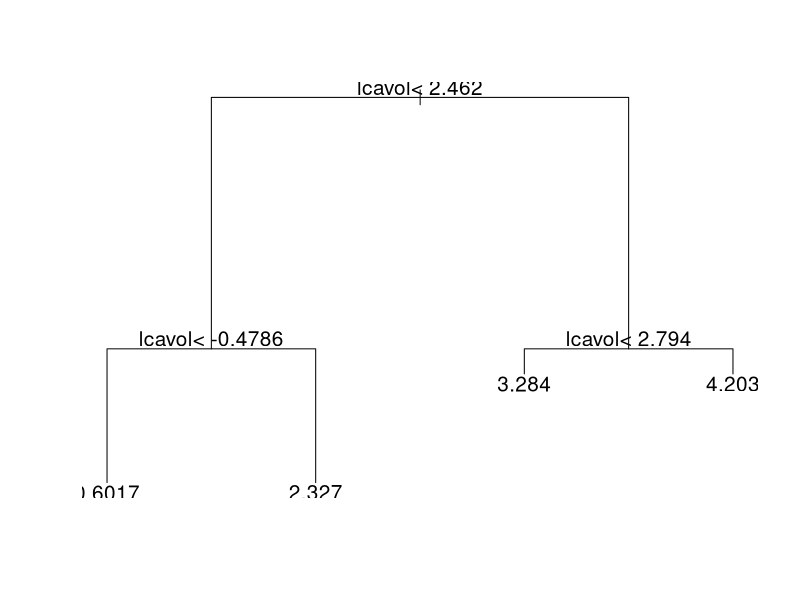

Write R code to recreate this figure. (Note: this script raises an error after producing the figure.)
########## Decision Trees ##########
require(rpart)
make_folds = function(Y, nFolds, stratified = FALSE, seed = 0){
  # K-Fold cross validation
  # Input:
  #   Y (either sample size, or vector of outputs)
  #   stratified (boolean): whether the folds should 
  #     be stratified. Requires Y to be a vector of outputs
  # Output: list of vectors of fold indices
  set.seed(seed)
  if(stratified & length(Y) == 1){
    stop('For stratified folds, Y must be a vector of outputs')
  }
  n = ifelse(length(Y) > 1, length(Y), Y)
  index = c(1:n)
  if(stratified){
    Y = factor(Y)
    classes = levels(Y)
    nClasses = length(classes)
    if(nClasses == 1){
      stop('stratified requires more than one class')
    }
    classfolds = list()
    for(class in 1:nClasses){
      classfolds[[class]] = list()
      classIndex = index[Y == classes[class]]
      n_class = sum(Y == classes[class])
      n_per_fold = floor(n_class / nFolds)
      shuffled_index = sample(classIndex)
      for(fold in c(1:(nFolds - 1))){
        classfolds[[class]][[fold]] = shuffled_index[c((1 + (fold - 1) * n_per_fold):(fold * n_per_fold))]
      }
      classfolds[[class]][[nFolds]] = shuffled_index[c(((nFolds - 1)*n_per_fold + 1):n_class)]
    }
    folds = list()
    for(fold in 1:nFolds){
      folds[[fold]] = classfolds[[1]][[fold]]
      for(class in 2:nClasses){
        folds[[fold]] = c(folds[[fold]], classfolds[[class]][[fold]])
      }
    }
  }else{
    folds = list()
    n_per_fold = floor(n / nFolds)
    shuffled_index = sample(index)
    for(fold in c(1:(nFolds - 1))){
      folds[[fold]] = shuffled_index[c((1 + (fold - 1) * n_per_fold):(fold * n_per_fold))]
    }  
    folds[[nFolds]] = shuffled_index[c(((nFolds - 1)*n_per_fold + 1):n)]
  }
  return(folds)
}

mydata = read.csv('prostate-data.csv')

# Regression Treee
# Grow decision tree
fit = rpart(lpsa ~ lcavol + lweight, data = mydata, 
            control = rpart.control(maxdepth = 2))
plot(fit)
text(fit, cex = 1.25)
fit


###
# Prune tree
###

# Set up cross-validation
n = dim(mydata)[1]
nFolds = 5
n_per_fold = floor(n / nFolds)

set.seed(0)
index = sample(c(1:n))
folds = list()
for(i in 1:(nFolds - 1)){
  folds[[i]] = index[c(((i - 1)*(n_per_fold) + 1):(i*n_per_fold))]
}
folds[[nFolds]] = index[c(((nFolds - 1)*n_per_fold + 1):n)]


# Setup cp values
cp_values = c(fit$cptable[1,1] * 1.1, (fit$cptable[c(1:17),1] + fit$cptable[c(2:18),1]) / 2)
n_cp_values = length(cp_values)

mse = matrix(0, nrow = nFolds, ncol = n_cp_values)

for(fold in 1:nFolds){
  
  # Define training / testing dataframes based on fold
  training_data = mydata[-folds[[fold]],]
  testing_data = mydata[folds[[fold]],]
  
  n_training = dim(training_data)[1]
  n_testing = dim(testing_data)[1]
  
  testingY = testing_data$lpsa
  
  tree = rpart(lpsa ~ lcavol + lweight, data = training_data, 
               control = rpart.control(cp = 0, minsplit = 9))
  
  for(i in 1:n_cp_values){
    cp = cp_values[i]
    pruned_tree = prune(tree, cp)
    yHat = predict(pruned_tree, testing_data)
    mse[fold, i] = mean((yHat - testingY)^2)
  }
}

mse = apply(mse, 2, mean)    
plot(cp_values, mse, lwd = 2)

cp = cp_values[which.min(mse)]
cp

final_tree = prune(fit, cp)
plot(final_tree)
text(final_tree)

### Classification tree ###
####
# Decision Tree for predicting chd
####

require(rpart)

mydata = read.csv('SAheart-data.csv', header=T)
mydata$chd = factor(mydata$chd)

head(mydata)

mydata0 = mydata[mydata$chd == 0,]
n0 = dim(mydata0)[1]

mydata1 = mydata[mydata$chd == 1,]
n1 = dim(mydata1)[1]

nFolds = 10
n0_per_fold = floor(n0 / nFolds)
n1_per_fold = floor(n1 / nFolds)
folds0 = list()
folds1 = list()

set.seed(0)
shuffled_index0 = sample(c(1:n0))
shuffled_index1 = sample(c(1:n1))
for(fold in c(1:(nFolds - 1))){
  folds0[[fold]] = shuffled_index0[c((1 + (fold - 1) * n0_per_fold):(fold * n0_per_fold))]
  folds1[[fold]] = shuffled_index1[c((1 + (fold - 1) * n1_per_fold):(fold * n1_per_fold))]
}  
folds0[[nFolds]] = shuffled_index0[c((1 + (nFolds - 1) * n0_per_fold):n0)]
folds1[[nFolds]] = shuffled_index1[c((1 + (nFolds - 1) * n1_per_fold):n1)]



# Build the entire tree using gini
fit = rpart(chd ~ ., data = mydata, method = 'class', 
            parms = list(split = 'gini'))
fit
plot(fit)
text(fit)

fit$cp[,1]
cp_values = c(0.011, 0.015, 0.022, 0.04, 0.08, 1.1, 1.5)
n_cp_values = length(cp_values) 

accuracy = matrix(0, nrow = nFolds, ncol = n_cp_values)

for(fold in 1:nFolds){
  
  # Define training / testing dataframes based on fold
  training_data = rbind(mydata0[-folds0[[fold]],], mydata1[-folds1[[fold]],])
  testing_data = rbind(mydata0[folds0[[fold]],], mydata1[folds1[[fold]],])
  
  n_training = dim(training_data)[1]
  n_testing = dim(testing_data)[1]
  
  testingY = testing_data$chd
  
  tree = rpart(chd ~ ., data = training_data, method = 'class', 
               parms = list(split = 'gini'))
  
  for(i in 1:n_cp_values){
    cp = cp_values[i]
    pruned_tree = prune(tree, cp)
    yHat = predict(pruned_tree, testing_data, type = 'class')
    accuracy[fold, i] = mean(yHat == testingY)
  }
}

accuracy = apply(accuracy, 2, mean)
plot(cp_values, accuracy, lwd = 2)

cp = cp_values[which.max(accuracy)]

final_fit = prune.rpart(fit, cp)
plot(final_fit)
text(final_fit)

########## support vector machines ##########
require(e1071)

# kernel = linear to make the SVM and SVC
# cost = 1e100 makes the SVC return the seperable hyperplane solution
fit = svm(y ~ x1 + x2, data=mydata, scale = FALSE, type = 'C',
          kernel = 'linear', cost = 1e100)

# fit$coefs is the value of y_i * alpha_i for all alpha_i != 0
fit$coefs
sum(fit$coefs)

# which data points are support vectors
fit$index


fit$coefs / mydata$y[fit$index]

# note that the alpha/y term is the wrong sign...
# this is because, for some reason, svm() sometimes reverses the sign of 
# the outputs.
fit$coefs / (-mydata$y[fit$index])

# Support Vectors
fit$SV

# Estimate B
bHat <- t(fit$coefs) %*% fit$SV

# Solve for b0 using SV[1]
x = as.matrix(c(mydata$x1[fit$index[1]], mydata$x2[fit$index[1]]), nrow = 1)
b0 = -(fit$coefs[1] * (bHat %*% x) + fit$coefs[1] / mydata$y[fit$index[1]]) / fit$coefs[1]
b0

# Solve for b0 using SV[2]
x = as.matrix(c(mydata$x1[fit$index[2]], mydata$x2[fit$index[2]]), nrow = 1)
b0 = -(fit$coefs[1] * (bHat %*% x) + fit$coefs[1] / mydata$y[fit$index[2]]) / fit$coefs[1]
b0

# Solve for b0 using SV[3]
x = as.matrix(c(mydata$x1[fit$index[3]], mydata$x2[fit$index[3]]), nrow = 1)
b0 = -(fit$coefs[1] * (bHat %*% x) + fit$coefs[1] / mydata$y[fit$index[3]]) / fit$coefs[1]
b0


# f(x) = b0 + xB = b0 + b1x1 + b2x2 = 0
# b0 + b1x1 + b2x2 = 0
# x2 = -(b1x1 + b0)/b2

plot(mydata$x1[mydata$y == -1], mydata$x2[mydata$y == -1], xlim = x1range, ylim = x2range, 
     bty = 'n', col = 'orange', lwd = 2, xlab = 'x1', ylab = 'x2')

points(mydata$x1[mydata$y == 1], mydata$x2[mydata$y == 1], col = 'blue', lwd = 2)

points(mydata[fit$index,c(2,3)],col='black',cex=3, lwd = 2)

abline(a=-b0/bHat[2], b=-bHat[1]/bHat[2], col="black", lwd = 2)











